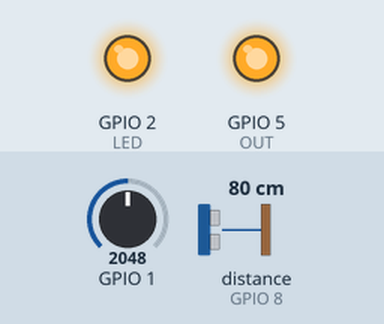
This sketch was run on a simulated ESP32-S3. On the bench: output pins drawn as LEDs (lit = HIGH). Wiring (inferred from the names in the program): ultrasonic range finder: trigger GPIO 9; echo GPIO 8. The inputs (shaded band) are chosen by the test bench; at power-on: GPIO 1 = 2048, distance to the obstacle (sensor on GPIO 8) 80 cm. The echo pulse lasts 58.3 µs per cm; pins used as bus, display or sensor lines are not drawn.

Above: at 0.2 s.
Timing chart, 0 to 1.7 s (numbered marks = the images above):
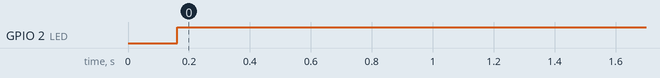

The sketch:

SonarBootTrigger.ino
```cpp
/*
 * Sonar → ESP32 boot trigger (GPIO 0)
 *
 * Wiring:
 *   OUT (pin 5) → ESP32 boot button wire (GPIO 0)
 *   GND         → ESP32 GND
 *
 * CRITICAL:
 *   Boot button needs LOW = press.
 *   If OUT stays HIGH the whole time someone is near → ESP32 will NEVER trigger.
 *   We pulse LOW once when person ENTERS, then stay HIGH.
 *   LED is ON only while person is in range, OFF when they leave.
 */

#include <Arduino.h>

#define TRIG_PIN 9
#define ECHO_PIN 8
#define LED 2
#define OUT 5

float duration;
int threshold;

bool objectPresent = false;
int clearCount = 0;
int hitCount = 0;
unsigned long lastTriggerMs = 0;

unsigned long pulseIn(uint8_t pin, uint8_t state, unsigned long timeout)
{
    unsigned long start = micros();
    while (digitalRead(pin) != state) {
        if (micros() - start > timeout) return 0;
    }
    unsigned long pulseStart = micros();
    while (digitalRead(pin) == state) {
        if (micros() - pulseStart > timeout) return 0;
    }
    return micros() - pulseStart;
}

float readDistanceOnce()
{
    digitalWrite(TRIG_PIN, LOW);
    delayMicroseconds(3);
    digitalWrite(TRIG_PIN, HIGH);
    delayMicroseconds(10);
    digitalWrite(TRIG_PIN, LOW);

    duration = pulseIn(ECHO_PIN, HIGH, 25000);
    if (duration == 0) return 999;

    float d = duration * 0.034 / 2;
    if (d < 1 || d > 100) return 999;
    return d;
}

float readDistance()
{
    float sum = 0;
    int valid = 0;
    for (int i = 0; i < 3; i++) {
        float d = readDistanceOnce();
        if (d < 999) {
            sum += d;
            valid++;
        }
        delay(15);
    }
    if (valid == 0) return 999;
    return sum / valid;
}

// Must go LOW then HIGH — this is the real "button press"
void clickBootButton()
{
    digitalWrite(OUT, HIGH);
    delay(5);
    digitalWrite(OUT, LOW);    // press
    delay(150);                // hold long enough for ESP32 to see it
    digitalWrite(OUT, HIGH);   // release
}

void setup()
{
    pinMode(TRIG_PIN, OUTPUT);
    pinMode(ECHO_PIN, INPUT);
    pinMode(LED, OUTPUT);
    pinMode(OUT, OUTPUT);

    digitalWrite(OUT, HIGH);   // released
    digitalWrite(LED, LOW);    // off until detect
}

void loop()
{
    float distance = readDistance();
    int pot = analogRead(A0);
    threshold = map(pot, 0, 1023, 1, 80);

    bool near = (distance >= 1 && distance <= threshold);

    if (near) {
        hitCount++;
        clearCount = 0;
    } else {
        clearCount++;
        hitCount = 0;
    }

    // Need a few hits in a row before "arrived" (debounce)
    if (!objectPresent && hitCount >= 2) {
        objectPresent = true;
        digitalWrite(LED, HIGH);

        // ONE click for ESP32 when someone arrives
        if (millis() - lastTriggerMs > 2500) {
            clickBootButton();
            lastTriggerMs = millis();
        }
    }

    // Need several clears before OFF (stops flicker staying ON)
    if (objectPresent && clearCount >= 4) {
        objectPresent = false;
        digitalWrite(LED, LOW);
        digitalWrite(OUT, HIGH);  // ensure released / OFF idle
    }

    // While standing in range: LED ON, OUT stays HIGH (not pressed)
    if (objectPresent) {
        digitalWrite(LED, HIGH);
        digitalWrite(OUT, HIGH);
    }

    delay(40);
}
```

Measured:
- by itself, GPIO 2 (LED): LOW → HIGH at 0.16 s
